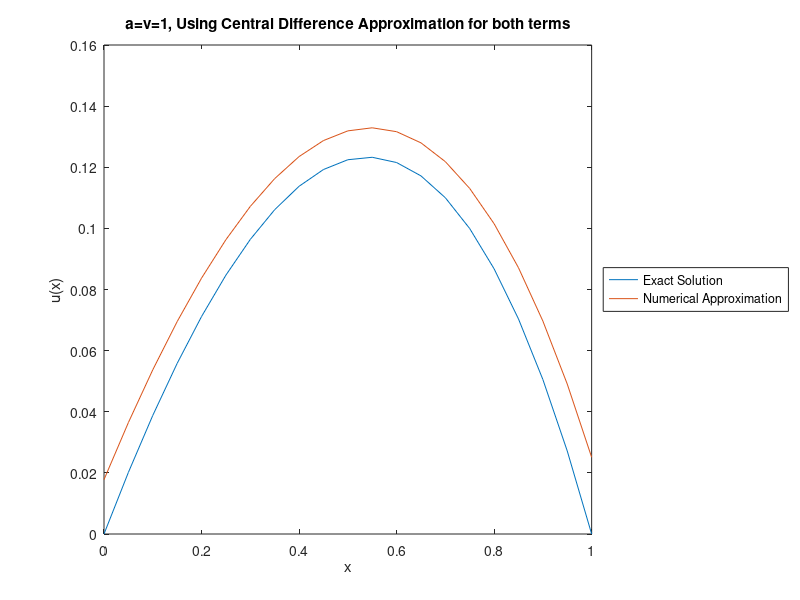
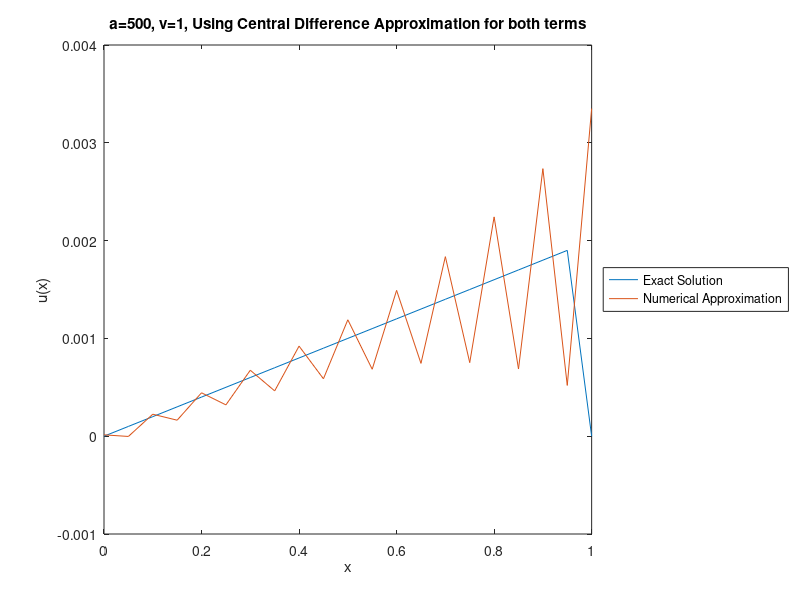
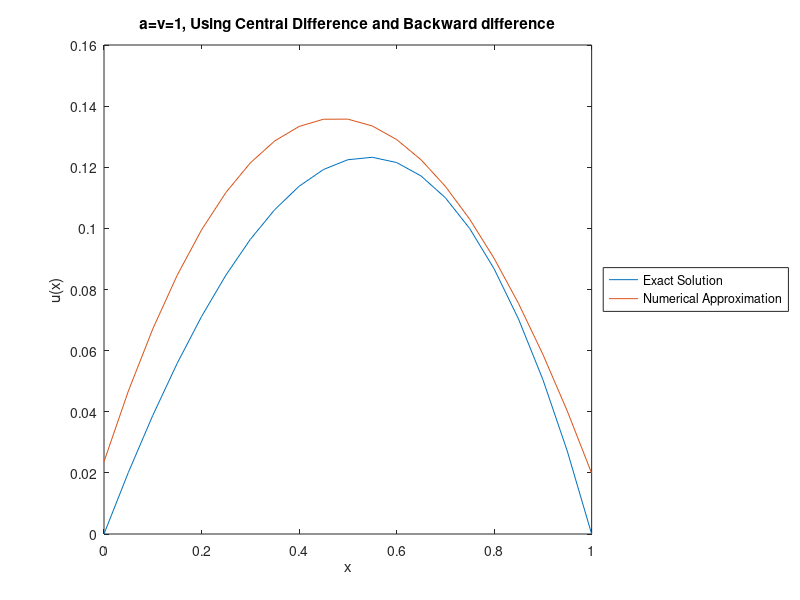
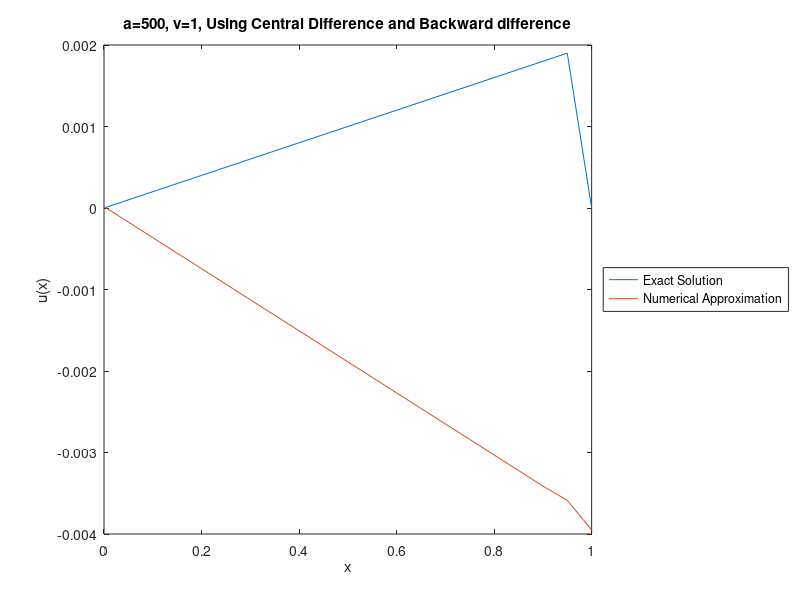

MATLAB code to generate these figures, in order:
clc;
close;
clear;

% Question 1

a = 1;
v = 1;
N = 21;

% Considering Part 1(b)

A = full(gallery('tridiag',N,-(a*N + 2*v*N^2),(4*v*N^2),(a*N - 2*v*N^2)));
B = repelem(2,N);
B(1) = 0 ;
B(21) = 0;
Y = A\B';
x = linspace(0,1,N);
u = ((1/(a*(1-exp(a/v))))*exp(a*x/v) + (x/a) - (1/(a*(1-exp(a/v))))); 

figure;
plot(x,u);
hold on
plot(x,Y);
legend("Exact Solution" , "Numerical Approximation", "Location","eastoutside")
xlabel('x');
ylabel('u(x)');
title('a=v=1, Using Central Difference Approximation for both terms');



a1 = 500;
v = 1;

A=full(gallery('tridiag',N,-(a1*N + 2*v*N^2),(4*v*N^2),(a1*N - 2*v*N^2)));
B = repelem(2,N);
B(1) = 0 ;
B(21) = 0;
Y = A\B';  % Numerical Approximation
x = linspace(0,1,N);
u = ((1/(a1*(1-exp(a1/v))))*exp(a1*x/v) + (x/a1) - (1/(a1*(1-exp(a1/v)))));

figure;
plot(x,u);
hold on
plot(x,Y);
legend("Exact Solution" , "Numerical Approximation", "Location","eastoutside")
xlabel('x');
ylabel('u(x)');
title('a=500, v=1, Using Central Difference Approximation for both terms');

% Considering Part 1(c)

A=full(gallery('tridiag',N,(a*N - 2*v*N^2),(4*v*N^2-a*N),-(2*v*N^2)));
B = repelem(2,N);
B(1) = 0 ;
B(21) = 0;
Y = A\B';
x = linspace(0,1,N);
u = ((1/(a*(1-exp(a/v))))*exp(a*x/v) + (x/a) - (1/(a*(1-exp(a/v)))));

figure;
plot(x,u);
hold on
plot(x,Y);
legend("Exact Solution" , "Numerical Approximation", "Location","eastoutside")
xlabel('x');
ylabel('u(x)');
title('a=v=1, Using Central Difference and Backward difference');


A=full(gallery('tridiag',N,(a1*N - 2*v*N^2),(4*v*N^2-a1*N),-(2*v*N^2)));
B = repelem(2,N);
B(1) = 0 ;
B(21) = 0;
Y = A\B';
x = linspace(0,1,N);
u = ((1/(a1*(1-exp(a1/v))))*exp(a1*x/v) + (x/a1) - (1/(a1*(1-exp(a1/v)))));

figure;
plot(x,u);
hold on
plot(x,Y);
legend("Exact Solution" , "Numerical Approximation", "Location","eastoutside")
xlabel('x');
ylabel('u(x)');
title('a=500, v=1, Using Central Difference and Backward difference');